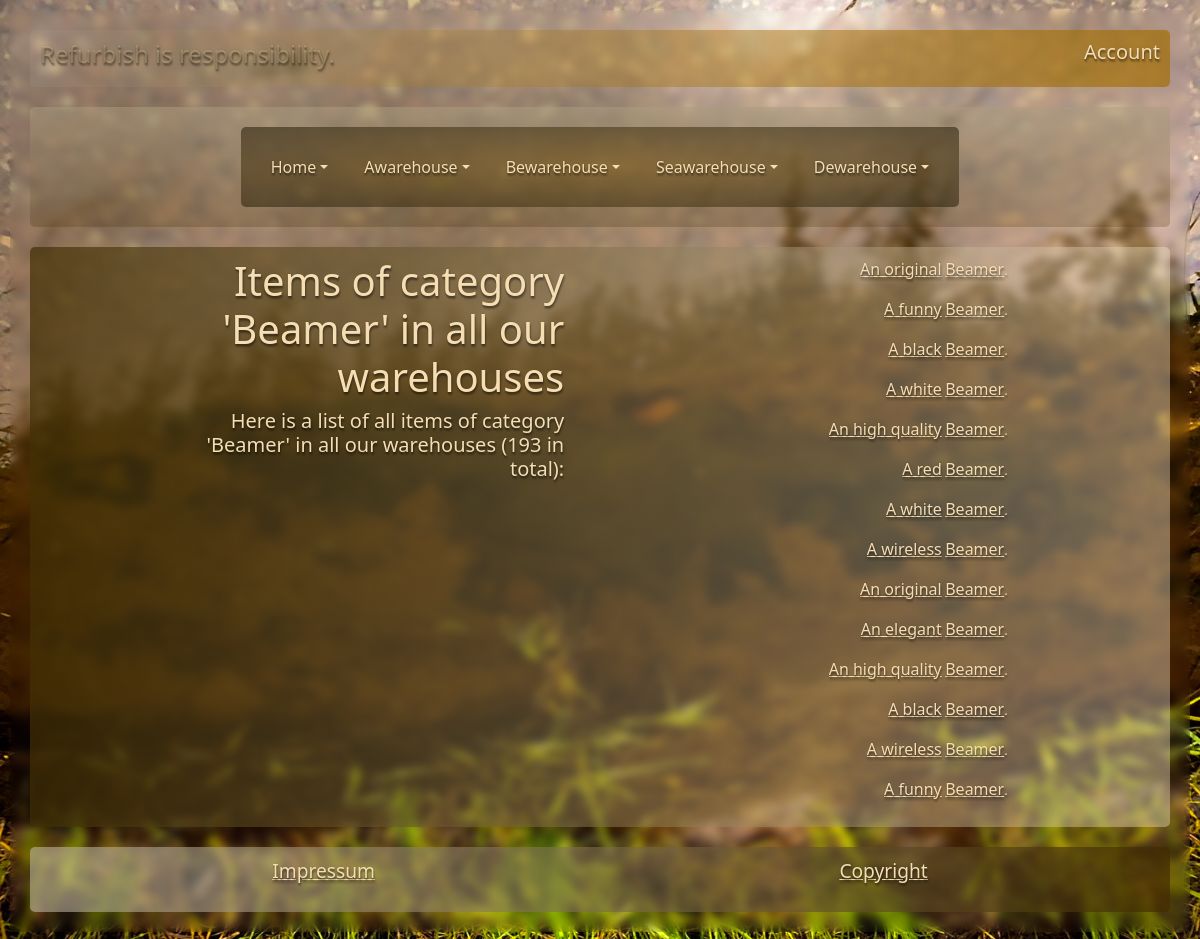
The page /ALL/category/Beamer/ on the database its author committed.
### warehouses/models.py (models this page shows, shortened)
class Item(models.Model):
    state = models.CharField(max_length=100, choices=_get_state_choices)
    category = models.CharField(max_length=100, choices=_get_category_choices)
    warehouse = models.ForeignKey(Warehouse, on_delete=models.CASCADE)
    date_of_stock = models.DateTimeField()
    name = models.CharField(max_length=100, null=True)
    dimensions = models.JSONField(null=True, blank=True, validators=[validate_dimensions])
    shipped = models.BooleanField(default=False)

### warehouses/views.py (the view)
# urls.py: path("<str:location>/<str:filter>/<str:filter_string>/", List_Items_Filtered.as_view(), name="filtered_items"), #items browser
class List_Items_Filtered(TemplateView):
    template_name = "warehouse.html"
    def get_context_data(self, location, filter, filter_string):
        links, style, continent = menu_links_style(("filtered", [location, filter]))
        args = {filter:filter_string}
        if location == "ALL":
            content = Item.objects.filter(shipped=False, **args)
        else:
            wh = 1 if location == "EU" else 2 if location == "USA" else 3 if location == "ASIA" else 4
            content = Item.objects.filter(warehouse=wh, shipped=False, **args)
        return {
            "reg": get_reg_from_request(self.request),
            "style":style,
            "links": links,
            "location":location,
            "title":f"{'A' if location == 'EU' else 'B' if location == 'USA' else 'C' if location == 'ASIA' else 'D'}-Warehouse {location}",
            "header_text":f"Items of {filter} '{filter_string}' in {continent}",
            "content_text":[f"Here is a list of all items of {filter} '{filter_string}' in {continent} ({len(content)} in total):"],
            "content": content
        }

### cli/toys.py (called while the page is built)
def glued_string(add_glue):
    vowels = "aeiouh"
    return f"An {add_glue.lower()}" if add_glue[0].lower() in vowels else f"A {add_glue.lower()}"

### user/custom_context_processor.py (called while the page is built, shortened)
def custom_context(request):
    context = {}
    return context

### warehouses/templatetags/custom_filters.py (called while the page is built)
@register.filter(name='glue')
def glue(to_glue):
    return glued_string(to_glue)

@register.filter(name='ends_with_s')
def ends_with_s(value):
    return value[-1] == 's'

@register.filter(name='is_list')
def args_to_path(args):
    return type(args) == list

### warehouses/views.py (called while the page is built)
def get_reg_from_request(request):
    view = RegisterView.as_view()
    response = view(request)
    if isinstance(response, TemplateResponse):
        return response.render().content
    else:
        return response.content

### user/templates/registration/reg_container.html (shortened to what this page needs)
{% load static %}

### warehouses/templates/warehouse.html (shortened to what this page needs)
{% extends "main.html" %}
{% load custom_filters %}
{% load static %}
{% block extra_css %}
<link rel="stylesheet" href="{% static style %}">
{% endblock %}
{% block content%}
    {% for item in content%}
        <div style="display: flex; justify-content: end;">
        {% if item.category|ends_with_s %}
        <p><a href="{% url 'filtered_items' location 'state' item.state %}">{{item.state}}</a> <a href="{% url 'filtered_items' location 'category' item.category %}">{{item.category}}</a>. {% if item.count %} ({{item.count}} available) {% endif %}{% if user.is_authenticated and user.is_staff%} <a class="btn btn-outline-warning" href="{% url 'product_detail' item.pk %}" class="italic-link" style="margin-left: 20px;">(update here)</a><a class="btn btn-outline-danger" href="{% url 'order' location item.state item.category %}" class="bold-link" style="margin-left: 20px;"> BUY</a>{% endif %}</p>
        {% else %}
        <p><a href="{% url 'filtered_items' location 'state' item.state %}">{{item.state|glue}}</a> <a href="{% url 'filtered_items' location 'category' item.category %}">{{item.category}}</a>. </p>
        {% endif %}
        </div>
    {% endfor %}
{% endblock %}

### static/warehouses/css/style.css (style rules this page uses)
body { background-image: url('../Pics/sky.jpg'); background-attachment: fixed; background-position-x: 56.5%; background-position-y: 70%; background-size: cover; border-radius: 10px; text-shadow: 1px 3px 2px rgba(0, 0, 0, 0.26), 0 0.1em .1em rgba(0, 0, 0, 0.253), 0.02em 0 0.1em rgba(0, 0, 0, 0.178); display: flex; flex-direction: column; opacity: 0; transition: opacity 0.5s ease-in-out; backdrop-filter: blur(5px); -webkit-backdrop-filter: blur(5px); padding: 20px; }
body.loaded { opacity: 1; }
header, nav, section, footer, .loginShower, body, .nav-link, .dropdown-item, .login { margin: 10px; padding: 10px; border-radius: 5px; color:wheat; }
a, .btn { color:wheat; font-size: larger; }

### rows shown on the page
Item: state|glue "An original", category "Beamer"
Item: state|glue "A funny", category "Beamer"
Item: state|glue "A black", category "Beamer"
Item: state|glue "A white", category "Beamer"
Item: state|glue "An high quality", category "Beamer"
Item: state|glue "A red", category "Beamer"
Item: state|glue "A white", category "Beamer"
Item: state|glue "A wireless", category "Beamer"
Item: state|glue "An original", category "Beamer"
Item: state|glue "An elegant", category "Beamer"
Item: state|glue "An high quality", category "Beamer"
Item: state|glue "A black", category "Beamer"
Item: state|glue "A wireless", category "Beamer"
Item: state|glue "A funny", category "Beamer"

### other values the page prints
{{ link.name }} "Home"
{{ link.name }} "Awarehouse" "Bewarehouse" "Seawarehouse" "Dewarehouse"
{{ header_text }} "Items of category 'Beamer' in all our warehouses"
{{ content }} "Here is a list of all items of category 'Beamer' in all our warehouses (193 in total):"
